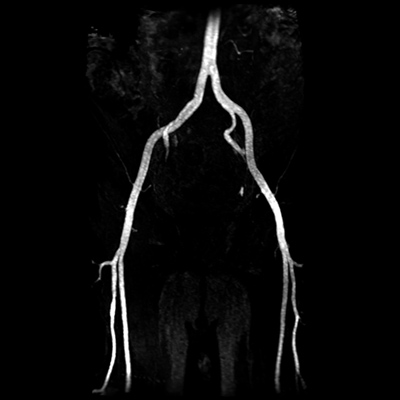
%> input picture grayscale images/angio.jpg, 400 x 400 px
$ octave script.m   (GNU Octave 9; MATLAB toolbox functions it lacks are replaced by stand-ins)
%> lines starting %> are read from the running program, lines starting %| are printed output that depends on the picture
### utils/add_noise2.m
%%%%%%%%%%%%%%%%%%%%%%%%%%%%%%%%%%%%%%%%%%%%%%%%%%%%%%%%%%%%%%%%%%%%%%%%%%
%This function adds gaussian noise to an image.
%Input:
%   I: image to add noise to
%   sigma: standard deviation of gaussian noise
%Output:
%   In: noisy image result
%%%%%%%%%%%%%%%%%%%%%%%%%%%%%%%%%%%%%%%%%%%%%%%%%%%%%%%%%%%%%%%%%%%%%%%%%%
function In = add_noise2(I,sigma)

%get image size
[m,n]=size(I);

%convert to double
I = double(I);

%Adjust intensities in image I to range from 0 to 1
I = I - min(I(:));
I = I / max(I(:));

%set rng
rng('default');
rng(2);

%create noisy matrix
eta =sigma*randn(m,n);

%add noise
In = I+eta;

end

### utils/make_circle.m
%%%%%%%%%%%%%%%%%%%%%%%%%%%%%%%%%%%%%%%%%%%%%%%%%%%%%%%%%%%%%%%%%%%%%%%%%%
%This function creates an circle as an initialization for segmentation.
%
%Input:
%   mx: height of the image
%   my: length of the image
%   r: radius of the circle
%Output:
%   Circ: circle region initialization
%%%%%%%%%%%%%%%%%%%%%%%%%%%%%%%%%%%%%%%%%%%%%%%%%%%%%%%%%%%%%%%%%%%%%%%%%%%
function Circ = make_circle(mx,my,r)

%determine center of circle
Cx = floor(mx/2);
Cy = floor(my/2);

%create circle
[columnsInImage rowsInImage] = meshgrid(1:mx, 1:my);

Circ = (rowsInImage - Cy).^2 ...
    + (columnsInImage - Cx).^2 <= r.^2;


end

### L1L2method/L1L2_two_phase.m
%%%%%%%%%%%%%%%%%%%%%%%%%%%%%%%%%%%%%%%%%%%%%%%%%%%%%%%%%%%%%%%%%%%%%%%%%%
%This function performs grayscale two phase segmentation using L1-alpha* L2
%TV.
%Input:
%   f: image
%   u_initial: initialization
%   pm: set of parameters
%
%Output:
%   u: segmentation result
%%%%%%%%%%%%%%%%%%%%%%%%%%%%%%%%%%%%%%%%%%%%%%%%%%%%%%%%%%%%%%%%%%%%%%%%%%%
function [u,c1,c2] = L1L2_two_phase(f,u_initial, pm)

    %set u
    u = u_initial;

    %compute c1 and c2
    error = 10^(-5)*eye(size(u));
    c1=sum(f(:).*u(:))./sum(u(:)+error(:));
    c2=sum(f(:).*(1-u(:)))./sum((1-u(:))+error(:));

    %compute r
    r = (c1-f).^2- (c2-f).^2;

    %run DCA algorithm
    for i = 1:pm.outer_iter
        u_old = u;

        u = PDHGLS(u, r, pm.alpha, pm.lambda, pm.c, pm.inner_iter, pm.tau, pm.beta);

        %update c1 and c2
        error = 10^(-5)*eye(size(u));
        c1=sum(f(:).*u(:))./sum(u(:)+error(:));
        c2=sum(f(:).*(1-u(:)))./sum((1-u(:))+error(:));

        %update r
        r = (c1-f).^2- (c2-f).^2;

        %compute relative error
        relerr = norm(u_old - u, 'fro')/max([norm(u_old, 'fro'), norm(u, 'fro'), eps]);

        %stopping condition
        if relerr <1e-6 && i > 2
            fprintf('Number of DCA inner iterations completed: %d \n \n', i);
            break;
        end
    end

    if i == pm.outer_iter
        fprintf('Number of DCA outer iterations completed: %d \n \n', i);
    end
end

### L1L2method/PDHGLS.m
%%%%%%%%%%%%%%%%%%%%%%%%%%%%%%%%%%%%%%%%%%%%%%%%%%%%%%%%%%%%%%%%%%%%%%%%%%
%This function performs PDHG with line search to solve for u for each iteration of
%the DCA algorithm
%
%Input:
%   u0: initial iterate of the solution u
%   r: linear constant function
%   alpha: paramter for L1-alpha*L2
%   lambda: fidelity parameter
%   c: strong convexity parameter
%   inner_iter: number of iterations to run PDHG
%   tau: step size for gradient descent of primal variable
%   beta: ratio parameter
%
%Output:
%   u: solution of the DCA iteration
%%%%%%%%%%%%%%%%%%%%%%%%%%%%%%%%%%%%%%%%%%%%%%%%%%%%%%%%%%%%%%%%%%%%%%%%%%%
function u = PDHGLS(u0,r, alpha, lambda, c, inner_iter, tau, beta)
    %set decreasing parameter for line search
    mu = 7.5e-5;

    %set delta parameter for when to end line search
    delta = 0.9999;

    %obtain size
    [rows, cols] = size(u0);

    %set u0 to be the first iterate of solution
    u = u0;

    %obtain Dx and Dy of u0
    ux = Dx(u0);
    uy  =Dy(u0);

    %compute gradient of u
    ugrad = sqrt(abs(ux).^2+abs(uy).^2);
    eps = 1e-8;

    %compute qx and qy
    qx = ux./(ugrad+eps);
    qy = uy./(ugrad+eps);

    %preinitialize
    px = zeros(rows,cols);
    py = zeros(rows,cols);

    %initialize changing step size
    tau_old = tau;
    theta = 1;
    for i=1:inner_iter
        %store old u
        u_old = u;

        %update u
        u_new = (tau_old/(2*c*tau_old+1))*((2*c*u0+u/tau_old) - lambda*r+alpha*(Dxt(qx)+Dyt(qy))-Dxt(px)-Dyt(py));
        u_new = min(max(u_new,0),1);
        u = u_new;

        %performing line search starts here
        tau_new = sqrt(1+theta)*tau_old;
        theta = tau_new/tau_old;

        u_bar= (1+theta)*u_new-theta*u_old;

        %update px and py
        px_new = px+beta*tau_new*Dx(u_bar);
        px_new = px_new./(max(abs(px_new),1));
        py_new = py+beta*tau_new*Dy(u_bar);
        py_new = py_new./(max(abs(py_new),1));

        while(sqrt(beta)*tau_new*(norm([Dxt(px_new);Dyt(py_new)]-[Dxt(px);Dyt(py)],'fro'))>delta*(norm([px_new;py_new]-[px;py],'fro')))
            %update tau
            tau_new = tau_new*mu;

            %compute thetha
            theta = tau_new/tau_old;

            %compute u_bar
            u_bar= (1+theta)*u_new-theta*u_old;

            %update px and py
            px_new = px+beta*tau_new*Dx(u_bar);
            px_new = px_new./(max(abs(px_new),1));
            py_new = py+beta*tau_new*Dy(u_bar);
            py_new = py_new./(max(abs(py_new),1));
        end

        %update
        tau_old = tau_new;
        px = px_new;
        py = py_new;

        % stop conditions
        relerr = norm(u_old - u, 'fro')/max([norm(u_old, 'fro'), norm(u, 'fro'), eps]);

        if relerr < 1e-6 && i > 2
            fprintf('Number of PDHGLS iterations completed: %d \n \n', i);
            break;
        end

    end
end

### utils/Dx.m
%%%%%%%%%%%%%%%%%%%%%%%%%%%%%%%%%%%%%%%%%%%%%%%%%%%%%%%%%%%%%%%%%%%%%%%%%%
%This function performs the discrete gradient operator in x-direction.
%
%Input:
%   u: function whose Dx will be computed
%Output:
%   d: Dx of u
%Note: Code is from Yifei Lou.
%%%%%%%%%%%%%%%%%%%%%%%%%%%%%%%%%%%%%%%%%%%%%%%%%%%%%%%%%%%%%%%%%%%%%%%%%%%
function d = Dx(u)
%obtain matrix size of u
[rows,cols] = size(u);

%preinitialize matrix
d = zeros(rows,cols);

%compute Dx(u)
d(:,2:cols) = u(:,2:cols)-u(:,1:cols-1);
d(:,1) = u(:,1)-u(:,cols);
return

### utils/Dy.m
%%%%%%%%%%%%%%%%%%%%%%%%%%%%%%%%%%%%%%%%%%%%%%%%%%%%%%%%%%%%%%%%%%%%%%%%%%
%This function performs the discrete gradient operator in y-direction.
%
%Input:
%   u: function whose Dy will be computed
%Output:
%   d: Dy of u
%Note: Code is from Yifei Lou.
%%%%%%%%%%%%%%%%%%%%%%%%%%%%%%%%%%%%%%%%%%%%%%%%%%%%%%%%%%%%%%%%%%%%%%%%%%%
function d = Dy(u)
%obtain size of matrix
[rows,cols] = size(u);

%preinitialize
d = zeros(rows,cols);

%compute Dy(u)
d(2:rows,:) = u(2:rows,:)-u(1:rows-1,:);
d(1,:) = u(1,:)-u(rows,:);
return

### utils/rescale_image.m
function h = rescale_image(F)

%rescale image values to be between 0 and 1
h = double(F);
h= h-min(min(h));
h = h/max(max(h));
end

### scripts/script.m
%fui8 = imread('cameraman.tif');
fui8 = imread('angio.jpg');
%> fui8 is the input picture: size 400x400x3 uint8; min 0, max 255, mean 10.2
fui8 = rgb2gray(fui8);
%> fui8: size 400x400 uint8
f = double(fui8);
[N,M] = size(f);
%> N = 400; M = 400
fnoise = add_noise2(f,0);
fg = double(fnoise);
fg = rescale_image(fg);

pm.outer_iter = 2;
pm.alpha = 0;
pm.lambda = 10;
pm.c = 0;
pm.inner_iter = 300;
pm.beta = 100;
pm.tau = 1/8;
pm.sigma = 1/8;
pm.method = 'PDHG';

u = make_circle(M,N,10);
u = double(u);
% [6 lines of commented-out code are left out]

tic;
u1 = L1L2_two_phase(fg, u, pm);
%> in L1L2_two_phase, `c1=sum(f(:).*u(:))./sum(u(:)+error(:));`: c1 = 0.00146
%> in L1L2_two_phase, `c2=sum(f(:).*(1-u(:)))./sum((1-u(:))+error(:));`: c2 = 0.0403
%> the loop in L1L2_two_phase, `for i = 1:pm.outer_iter` made 2 passes
%> (c1, c2, relerr) on passes 1 to 2: (0.00202, 0.0411, 0.815), (0.00258, 0.0419, 0.591)
%> pass 1, in L1L2_two_phase, `u = PDHGLS(u, r, pm.alpha, pm.lambda, pm.c, pm.inner_iter, pm.tau, pm...`:
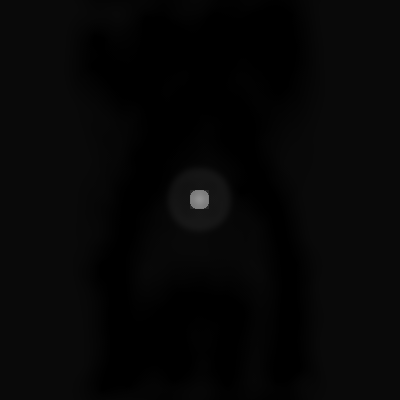
%> u: size 400x400 double; min 0, max 0.57, mean 0.0242
%> after the loop in L1L2_two_phase, `for i = 1:pm.outer_iter`:
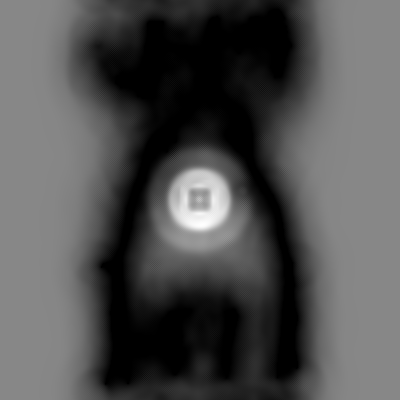
%> u: size 400x400 double; min 0, max 0.14, mean 0.0442; drawn with min black and max white
%u1 = isoTV_two_phase(fg, u, pm);
time = toc
figure; imagesc(double(u1>0.5));
%> after `imagesc(double(u1>0.5))`:
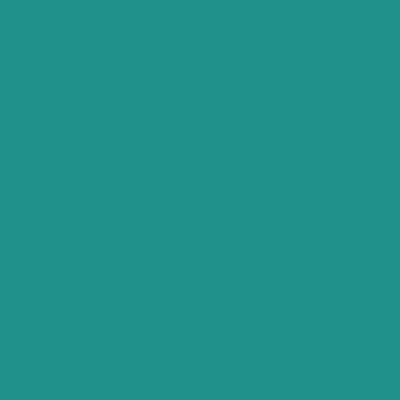
%> displayed picture: size 400x400x3, on the screen's scale of 0 to 255; mean R, G, B 33, 145, 140
